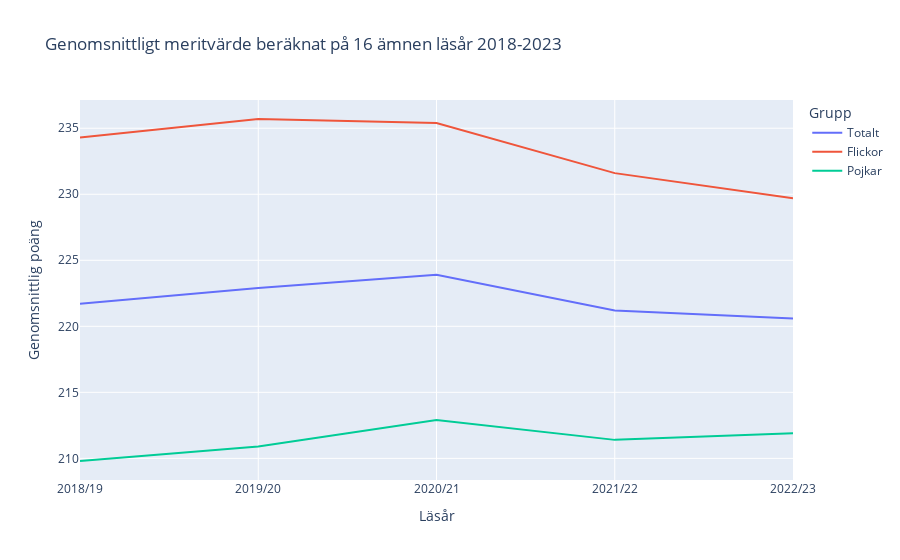

Source (notebook cell):
### Markdown cell above
### b) Rita ett linjediagram för meritvärde för 16 ämnen för totalt, flickor och pojkar för läsår 18-23.

### Code cell
df_merit_16 = df_grades[["Key","Genomsnittligt meritvärde beräknat på 16 ämnen"]].iloc[:5]

df_merit_16.columns = df_merit_16.columns.get_level_values(1)       #Behåll enbart kolumn med index 1

df_merit_16
fig = px.line(
    data_frame = df_merit_16, 
    x="Key", 
    y=["Totalt", "Flickor", "Pojkar"],
    title="Genomsnittligt meritvärde beräknat på 16 ämnen läsår 2018-2023",
    labels={"value": "Genomsnittlig poäng", "Key": "Läsår", "variable": "Grupp" }, 
    )
fig.update_xaxes(		#Skapar en pinne, grå, på xaxel, följer cursor
    showspikes=True,
    spikedash="solid",
    spikecolor="gray",
    spikemode="across",
    spikesnap="cursor",
)
fig.update_layout(hovermode = "x")
fig.write_html("visualiseringar/Genomsnittligt meritvärde beräknat på 16 ämnen.html")
fig

### Figure 1 — Plotly figure (JSON) as saved in the notebook; plotly's stock layout.template omitted (floating-point values rounded to 4 significant figures)
{"data": [{"hovertemplate": "Grupp=Totalt<br>Läsår=%{x}<br>Genomsnittlig poäng=%{y}<extra></extra>", "legendgroup": "Totalt", "line": {"color": "#636efa", "dash": "solid"}, "marker": {"symbol": "circle"}, "mode": "lines", "name": "Totalt", "orientation": "v", "showlegend": true, "type": "scatter", "x": ["2018/19", "2019/20", "2020/21", "2021/22", "2022/23"], "xaxis": "x", "y": [221.7, 222.9, 223.9, 221.2, 220.6], "yaxis": "y"}, {"hovertemplate": "Grupp=Flickor<br>Läsår=%{x}<br>Genomsnittlig poäng=%{y}<extra></extra>", "legendgroup": "Flickor", "line": {"color": "#EF553B", "dash": "solid"}, "marker": {"symbol": "circle"}, "mode": "lines", "name": "Flickor", "orientation": "v", "showlegend": true, "type": "scatter", "x": ["2018/19", "2019/20", "2020/21", "2021/22", "2022/23"], "xaxis": "x", "y": [234.3, 235.7, 235.4, 231.6, 229.7], "yaxis": "y"}, {"hovertemplate": "Grupp=Pojkar<br>Läsår=%{x}<br>Genomsnittlig poäng=%{y}<extra></extra>", "legendgroup": "Pojkar", "line": {"color": "#00cc96", "dash": "solid"}, "marker": {"symbol": "circle"}, "mode": "lines", "name": "Pojkar", "orientation": "v", "showlegend": true, "type": "scatter", "x": ["2018/19", "2019/20", "2020/21", "2021/22", "2022/23"], "xaxis": "x", "y": [209.8, 210.9, 212.9, 211.4, 211.9], "yaxis": "y"}], "layout": {"hovermode": "x", "legend": {"title": {"text": "Grupp"}, "tracegroupgap": 0}, "title": {"text": "Genomsnittligt meritvärde beräknat på 16 ämnen läsår 2018-2023"}, "xaxis": {"anchor": "y", "domain": [0, 1], "showspikes": true, "spikecolor": "gray", "spikedash": "solid", "spikemode": "across", "spikesnap": "cursor", "title": {"text": "Läsår"}}, "yaxis": {"anchor": "x", "domain": [0, 1], "title": {"text": "Genomsnittlig poäng"}}}}
